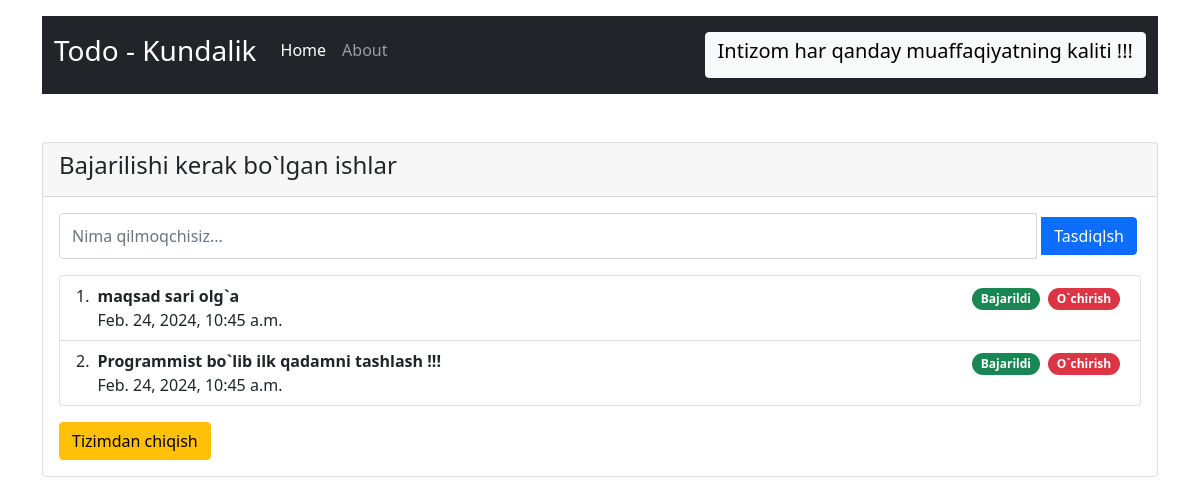
The app's page / (signed in), older data.
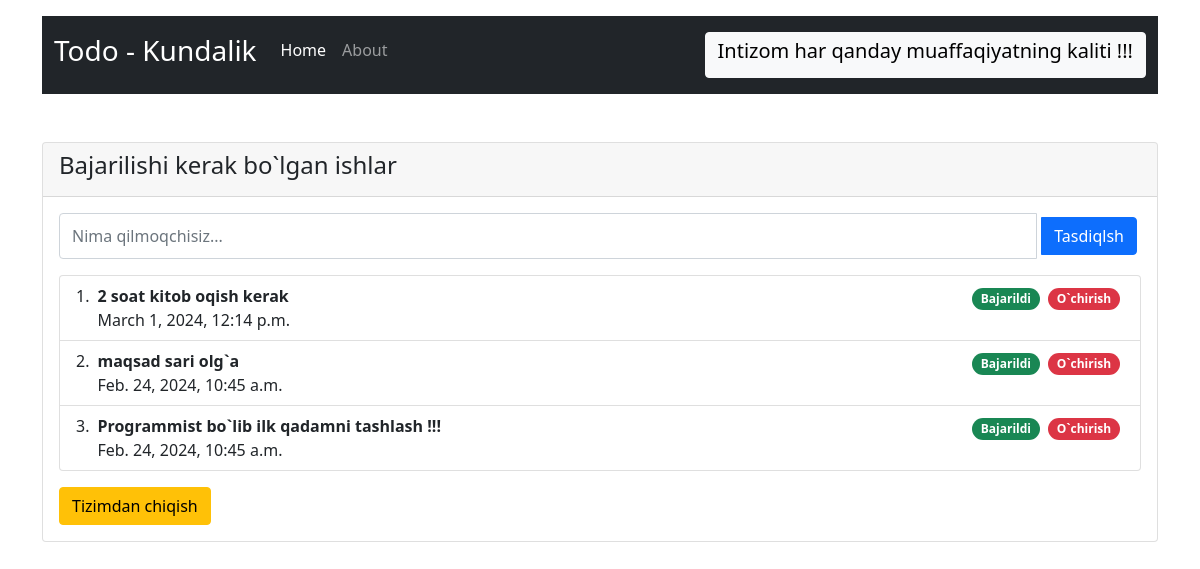
The same page, newer data.
### do/models.py (models this page shows, shortened)
class Todo(models.Model):
    user=models.ForeignKey(User,on_delete=models.CASCADE)
    body=models.CharField(max_length=500)
    datetime=models.DateTimeField(auto_now_add=True)       # modulimiz yaratilgan vaqtni o`zi kititadi sistemada olib
    done=models.BooleanField(default=False)                # bajatilgan yoki bajarilmaganini tekshirish

### do/views.py (the view, shortened to what this page needs)
# urls.py: path('',IndexView.as_view(),name='index'),
class IndexView(LoginRequiredMixin,View):
    def get(self,request):                                                   # saytga keliyapkan get request larni shu funksiya qabul qiladi
        todos=Todo.objects.filter(user=request.user).order_by('-datetime')   # user ga aloqador bo`lgan barcha todolarni chiqazib berish
        return render(request,"index.html",{'todos':todos})

### templates/index.html (shortened to what this page needs)
{% extends 'base.html' %}
{% block content %}
      <div class="card mt-5">
          <div class="card-header ">
              <h4>Bajarilishi kerak bo`lgan ishlar  </h4>
          </div>
          <div class="card-body">
                    <form method="post">
                        <div class="input-group mb-3">
                             <input required name='body' type="text" class="form-control" placeholder="Nima qilmoqchisiz..." aria-label="Nima qilmoqchisiz..." aria-describedby="button-addon2">
                             <button class="btn btn-primary m-1" type="submit" id="button-addon2"> Tasdiqlsh</button>
                        </div>
                    </form>
                    <ol class="list-group list-group-numbered">
                        {% for todo in todos %}
                           {%  if todo.done %}
                              <li class="text-muted list-group-item list-group-item-dark d-flex justify-content-between align-items-start">
                              <div class="ms-2 me-auto">
                                  <div class="fw-bold"><del>{{todo.body}}</del></div>
                                  {{todo.datetime}}
                                  </div>
                               <form action="{% url 'action' todo.id 'delete' %}" method="post">{% csrf_token %}<button class="btn badge bg-danger rounded-pill m-1">O`chirish</button></form>
                              </li>
                           {% else %}
                              <li class="list-group-item d-flex justify-content-between align-items-start">
                                <div class="ms-2 me-auto">
                                 <div class="fw-bold">{{todo.body}}</div>
                                    {{todo.datetime}}
                                </div>
                               <form action="{% url 'action' todo.id 'done' %}" method="post">{% csrf_token %}<button class="btn badge bg-success rounded-pill m-1">Bajarildi</button></form>
                               <form action="{% url 'action' todo.id 'delete' %}" method="post">{% csrf_token %}<button class="btn badge bg-danger rounded-pill m-1">O`chirish</button></form>
                              </li>
                           {% endif %}
                        {% endfor %}
                    </ol>
                    <a href="{% url 'logout' %}"  class="btn btn-warning mt-3" > Tizimdan chiqish </a>
          </div>
      </div>
  </div>
{% endblock content %}

### templates/base.html (shortened to what this page needs)
{% load crispy_forms_tags %}
<!doctype html>
<html lang="en">
  <head>
    <link href="https://cdn.jsdelivr.net/npm/bootstrap@5.0.2/dist/css/bootstrap.min.css" rel="stylesheet">
  </head>
  <body>
   <div class="container mt-3">
      <nav class="navbar navbar-expand-lg bg-dark navbar-dark" >
         <div class="container-fluid">
                 <a class="navbar-brand" href="#"><h3>Todo - Kundalik</h3></a>
             <div class="collapse navbar-collapse" id="navbarText">
                  <ul class="navbar-nav me-auto mb-2 mb-lg-0">
                     <li class="nav-item">
                        <a class="nav-link active" aria-current="page" href="{% url 'index' %}"><h6>Home</h6></a>
                     </li>
                     <li class="nav-item">
                          <a class="nav-link" href="{% url 'about' %}"><h6>About</h6></a>
                     </li>
                  </ul>
                  <span class="navbar-text">
                        <button type="button" class="btn btn-light"><h5>Intizom har qanday muaffaqiyatning kaliti !!!</h5></button>
                  </span>
             </div>
         </div>
      </nav>
      <div>
          {% block content %}
          {% endblock content %}
      </div>
  </body>
</html>

Row changes from the older to the newer data that the page shows:
added Todo: body "2 soat kitob oqish kerak", datetime "March 1, 2024, 12:14 p.m."
